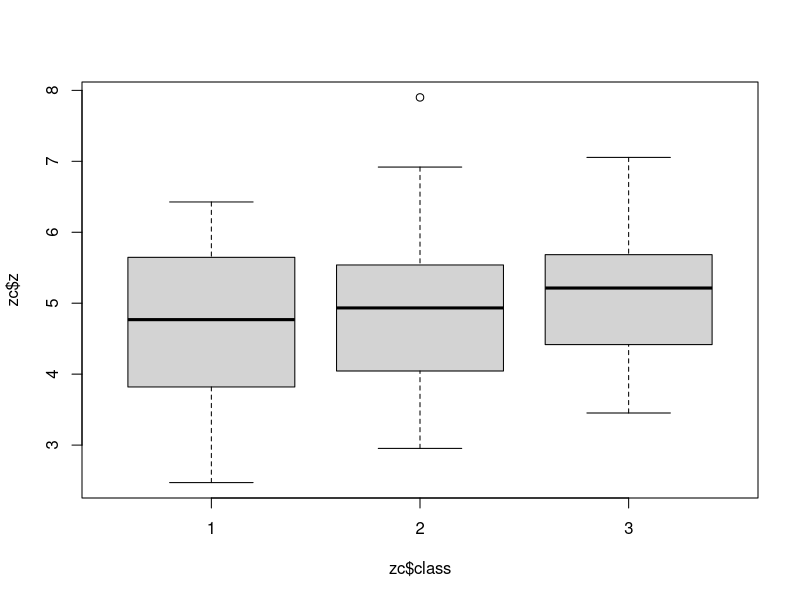
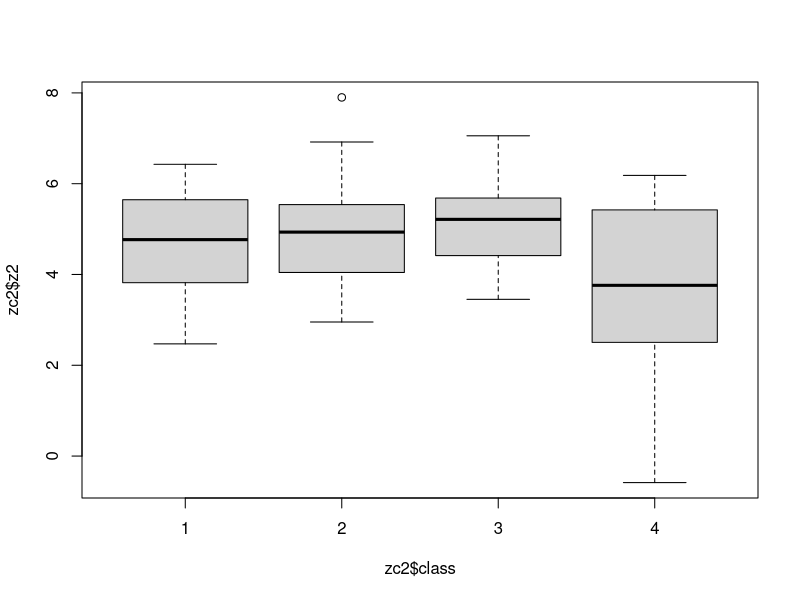

Reproduce these figures in R, in order.
x = rnorm(30,5,1) #30個隨機數，平均數5，標準差1
y = rnorm(30,4,2) #30個隨機數，平均數4，標準差2
t.test(x,y,var.equal = T)
#============
z= rnorm(90,5,1)  #90個隨機數，平均數5，標準差1
class = factor(rep(1:3,each=30)) #類別123
zc= data.frame(z,class)
result=aov(z~class,data=zc)
summary(result)
plot(zc$z~zc$class)

z2 = c(z,rnorm(30,4,2)) #再加30個隨機數，平均數4，標準差2
class = factor(rep(1:4,each=30)) #類別123
zc2= data.frame(z2,class)
result2=aov(z2~class,data=zc2)
summary(result2)
plot(zc2$z2~zc2$class)